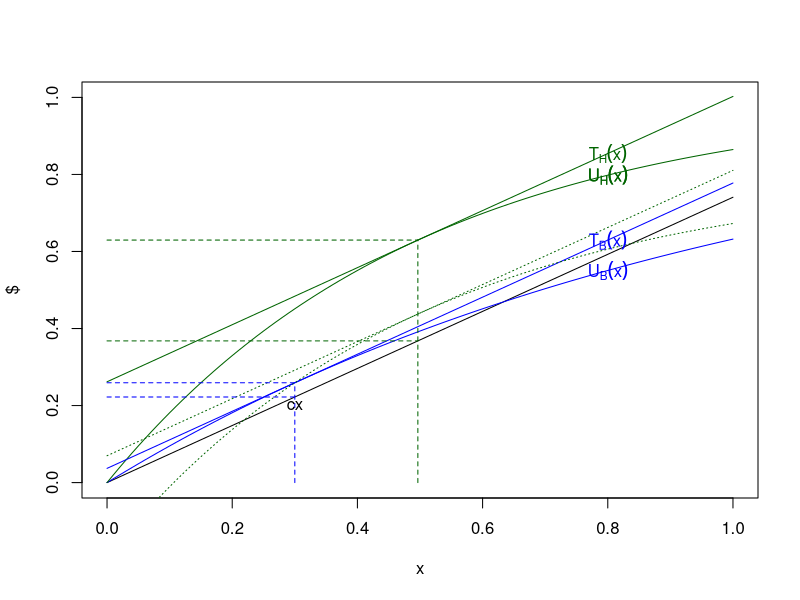

This figure's R source:
## ---- chunk 1
alpha = 2
ULx <- function (x) {1-exp(-x)}
UHx <- function (x) {1-exp(-alpha*x)}
xLbar = 0.3
xHbar = (xLbar + log(alpha))/alpha
c = exp(-xLbar)

ULbar = 1-c
UHbar = 1-exp(-alpha*xHbar)

TLx <- function(x) {ULbar + c*(x-xLbar)}
THx <- function(x) {UHbar + c*(x-xHbar)}

x = seq(0, 1, by=0.01)
cx = c*x

plot(x, cx, type='l', xlab='x', ylab='$', xlim=c(0, 1), ylim=c(0, 1))
lines(x, ULx(x), col='blue')
lines(x, UHx(x), col='darkgreen')
lines(x, TLx(x), col='blue')
lines(x, THx(x), col='darkgreen')
# Efficient
lines(x, UHx(x) - UHx(xLbar) + ULx(xLbar), col='darkgreen', lty='dotted')
lines(x, THx(x) - UHx(xLbar) + ULx(xLbar), col='darkgreen', lty='dotted')

lines(c(xLbar, xLbar), c(0, ULbar), lty='dashed', col='blue')
lines(c(0, xLbar), c(c*xLbar, c*xLbar), lty='dashed', col='blue')
lines(c(0, xLbar), c(ULbar, ULbar), lty='dashed', col='blue')
lines(c(xHbar, xHbar), c(0, UHbar), lty='dashed', col='darkgreen')
lines(c(0, xHbar), c(c*xHbar, c*xHbar), lty='dashed', col='darkgreen')
lines(c(0, xHbar), c(UHbar, UHbar), lty='dashed', col='darkgreen')

xlab = 0.8
text(xlab, TLx(xlab), expression(T[B](x)), col='blue')
text(xlab, ULx(xlab), expression(U[B](x)), col='blue')
text(xlab, THx(xlab), expression(T[H](x)), col='darkgreen')
text(xlab, UHx(xlab), expression(U[H](x)), col='darkgreen')
text(xlab, UHx(xlab), expression(U[H](x)), col='darkgreen')
text(0.3, 0.20, 'cx')
